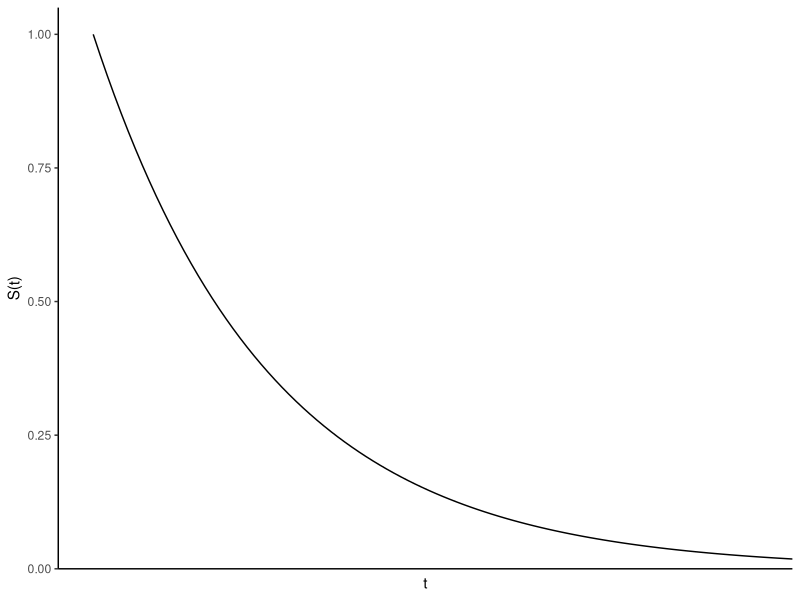
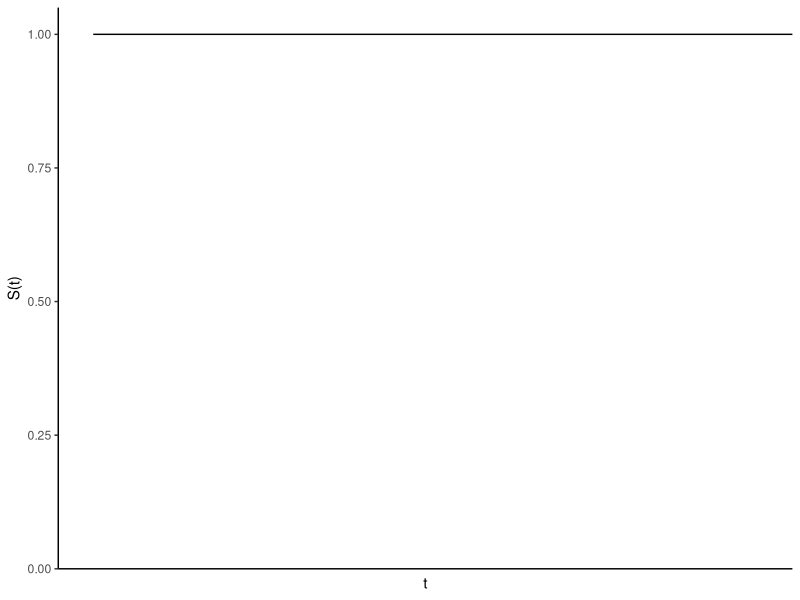
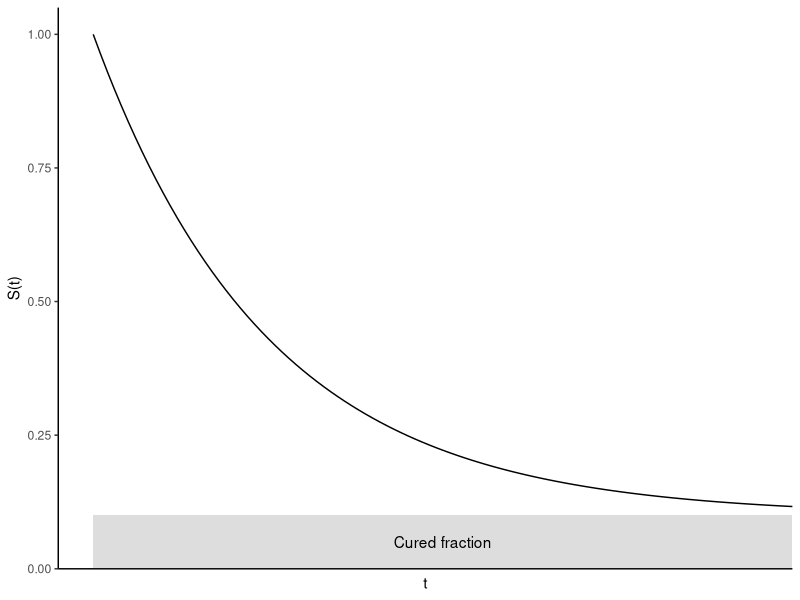

Here is the R script that generated these plots, in order:
library(ggplot2)
library(dplyr)

pdf("ref/surv1.pdf", width=3, height=3)

# https://steemit.com/programming/@dkmathstats/plotting-math-functions-in-r

exp_funct <- function(x){
  exp(-x)
}

ggplot(data.frame(x = c(0, 4)), aes(x = x)) +
  scale_x_continuous(limits=c(0,4),
	  expand = expansion(mult = c(0.05, 0), add = c(0, 0))) +
  scale_y_continuous(limits=c(0,1),
	  expand = expansion(mult = c(0, 0.05), add = c(0, 0))) +
  stat_function(fun = exp_funct) +
  xlab("t") + ylab("S(t)") + theme_bw() +
  theme(panel.grid.major = element_blank(), panel.grid.minor = element_blank(),
  panel.border = element_blank(),
  axis.line = element_line(colour = "black"),
  axis.ticks.x = element_blank(),
  axis.text.x = element_blank())

dev.off()

pdf("ref/surv2.pdf", width=3, height=3)

c_funct <- function(x){
  1
}

ggplot(data.frame(x = c(0, 4)), aes(x = x)) +
  scale_x_continuous(limits=c(0,4),
	  expand = expansion(mult = c(0.05, 0), add = c(0, 0))) +
  scale_y_continuous(limits=c(0,1),
	  expand = expansion(mult = c(0, 0.05), add = c(0, 0))) +
  stat_function(fun = c_funct) +
  xlab("t") + ylab("S(t)") + theme_bw() +
  theme(panel.grid.major = element_blank(), panel.grid.minor = element_blank(),
  panel.border = element_blank(),
  axis.line = element_line(colour = "black"),
  axis.ticks.x = element_blank(),
  axis.text.x = element_blank())

dev.off()

pdf("ref/surv3.pdf", width=3, height=3)

exp_funct <- function(x){
  0.1+0.9*exp(-x)
}

ggplot(data.frame(x = c(0, 4)), aes(x = x)) +
  scale_x_continuous(limits=c(0,4),
	  expand = expansion(mult = c(0.05, 0), add = c(0, 0))) +
  scale_y_continuous(limits=c(0,1),
	  expand = expansion(mult = c(0, 0.05), add = c(0, 0))) +
  stat_function(fun = exp_funct) +
  xlab("t") + ylab("S(t)") + theme_bw() +
  theme(panel.grid.major = element_blank(), panel.grid.minor = element_blank(),
  panel.border = element_blank(),
  axis.line = element_line(colour = "black"),
  axis.ticks.x = element_blank(),
  axis.text.x = element_blank()) +
  annotate("rect", xmin = 0, xmax = 4, ymin = 0, ymax = 0.1, alpha = .2) +
  annotate("text", x = 2, y = 0.05, label="Cured fraction")

dev.off()
